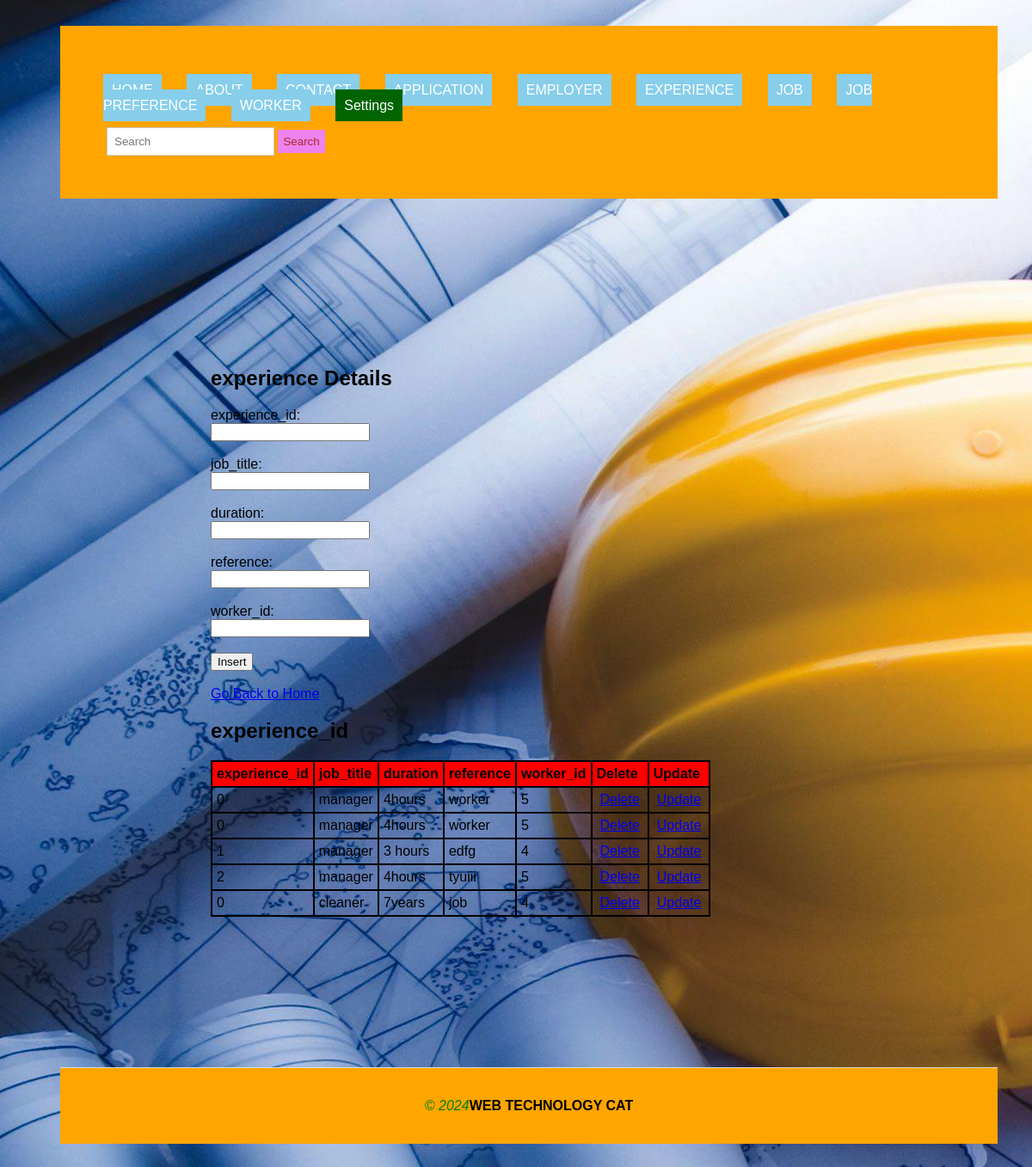
/ishimwe/experience.php, run on the app's committed database.
### tables this page shows
CREATE TABLE `experience` (
  `experience_id` int(250) DEFAULT NULL,
  `job_title` varchar(250) NOT NULL,
  `duration` varchar(250) DEFAULT NULL,
  `reference` varchar(100) DEFAULT NULL,
  `worker_id` varchar(250) DEFAULT NULL
);

### ishimwe/experience.php (the view, shortened to what this page needs)
<!DOCTYPE html>
<html lang="en">
<head>
  <link rel="stylesheet" type="text/css" href="style.css" title="style 1" media="screen, tv, projection, handheld, print"/>
</head>
<header>
<body style="background-image: url('./image/hp.jpg');">
<body style="background-image: url('.pic.jpeg');">
  <ul style="list-style-type: none; padding: 0;">
    <li style="display: inline; margin-right: 10px;"><a href="./home.html" style="padding: 10px; color: white; background-color: skyblue; text-decoration: none; margin-right: 15px;">HOME</a></li>
    <li style="display: inline; margin-right: 10px;"><a href="./about.html" style="padding: 10px; color: white; background-color: skyblue; text-decoration: none; margin-right: 15px;">ABOUT</a></li>
    <li style="display: inline; margin-right: 10px;"><a href="./contact.html" style="padding: 10px; color: white; background-color: skyblue; text-decoration: none; margin-right: 15px;">CONTACT</a></li>
    <li style="display: inline; margin-right: 10px;"><a href="./application.php" style="padding: 10px; color: white; background-color: skyblue; text-decoration: none; margin-right: 15px;">APPLICATION</a></li>
    <li style="display: inline; margin-right: 10px;"><a href="./employer.php" style="padding: 10px; color: white; background-color: skyblue; text-decoration: none; margin-right: 15px;">EMPLOYER</a></li>
    <li style="display: inline; margin-right: 10px;"><a href="./experience.php" style="padding: 10px; color: white; background-color: skyblue; text-decoration: none; margin-right: 15px;">EXPERIENCE</a></li>
    <li style="display: inline; margin-right: 10px;"><a href="./job.php" style="padding: 10px; color: white; background-color: skyblue; text-decoration: none; margin-right: 15px;">JOB</a></li>
    <li style="display: inline; margin-right: 10px;"><a href="./jobpreference.php" style="padding: 10px; color: white; background-color: skyblue; text-decoration: none; margin-right: 15px;">JOB PREFERENCE</a></li>
    <li style="display: inline; margin-right: 10px;"><a href="./worker.php" style="padding: 10px; color: white; background-color: skyblue; text-decoration: none; margin-right: 15px;">WORKER</a></li>
    <li class="dropdown" style="display: inline; margin-right: 10px;">
      <a href="#" style="padding: 10px; color: white; background-color: darkgreen; text-decoration: none; margin-right: 15px;">Settings</a>
    </li>
  </ul>
  <form class="d-flex" role="search" action="search.php">
    <input class="form-control me-2" type="search" placeholder="Search" aria-label="Search" name="query">
    <button class="btn btn-outline-success" type="submit">Search</button>
  </form>
</header>
<section>
<body>
    <h1>experience Details</h1>
    <form method="post" onsubmit="return confirmInsert();">
        <label for="experience_id">experience_id:</label><br>
        <input type="text" id="experience_id" name="experience_id"><br><br>
        <label for="job_title">job_title:</label><br>
        <input type="text" id="job_title" name="job_title"><br><br>
        <label for="duration">duration:</label><br>
        <input type="text" id="duration" name="duration"><br><br>
        <label for="reference">reference:</label><br>
        <input type="text" id="reference" name="reference"><br><br>
        <label for="worker_id">worker_id:</label><br>
        <input type="Number" id="worker_id" name="worker_id"><br><br>
        <input type="submit" name="insert" value="Insert"><br><br>
        <a href="./home.html">Go Back to Home</a>
       </form>
<?php
    $host = "localhost";
    $user = "murara";
    $pass = "222005870";
    $database = "workers_for_constructions";
    $connection = new mysqli($host, $user, $pass, $database);
?>
<h2>experience_id</h2>
<table>
    <tr>
        <th>experience_id</th>
        <th>job_title </th>
        <th>duration</th>
        <th>reference</th>
        <th>worker_id</th>
        <th>Delete</th>
        <th>Update</th>
    </tr>
    <?php
    $sql = "SELECT * FROM experience";
    $result = $connection->query($sql);
    if ($result->num_rows > 0) {
        while ($row = $result->fetch_assoc()) {
            echo "<tr>
                <td>" . $row["experience_id"] . "</td>
                <td>" . $row["job_title"] . "</td>
                <td>" . $row["duration"] . "</td>
                <td>" . $row["reference"] . "</td>
                <td>" . $row["worker_id"] . "</td>
                <td><a style='padding:4px' href='delete_experience.php?experience_id=" . $row["experience_id"] . "'>Delete</a></td>
                <td><a style='padding:4px' href='update_experience.php?experience_id=" . $row["experience_id"] . "'>Update</a></td>
            </tr>";
        }
    } else {
        echo "<tr><td colspan='8'>No data found</td></tr>";
    }
    ?>
</table>
   </body>
</section>
   <footer>
  <marquee><i style="color: green;">&copy; 2024</i><b>WEB TECHNOLOGY CAT</b></marquee>
  </footer>
</body>
</html>

### ishimwe/style.css (style rules this page uses)
body { font-family: Arial, sans-serif; margin: 0; padding: 0; }
.form-control { padding: 8px; margin-left: 4px; border: 1px solid #ccc; }
.btn { padding: 6px; background-color: violet; color: brown; border: none; }
.dropdown { position: relative; display: inline; margin-right: 10px; }
body { font-family: Arial,sans-serif; margin:0; padding:0; }
header { background-color:orange; padding: 20px; }
footer { text-align: center; padding: 15px; background-color:orange; }
.dropdown { position: right; display:right; direction:rtl; }
section { padding:28px; border-bottom: 1px solid #ddd; }

### ishimwe/experience.php (style rules this page uses)
table { width: 50%; border-collapse: collapse; }
th, td { border: 2px solid black; padding: 5px; text-align: left; }
th { background-color: red; }
body { background-color: lightskyblue; margin: 30px 40px 50px 70px; }
.dropdown { position: relative; display: inline; margin-right: 10px; }
header { background-color:orange; padding: 50px; }
section { padding:175px; border-bottom: 1px solid #ddd; }
footer { text-align: center; padding: 35px; background-color:orange; }

### data on the page
experience: experience "0", job_title "manager", duration "4hours", reference "worker", worker "5"
experience: experience "0", job_title "manager", duration "4hours", reference "worker", worker "5"
experience: experience "1", job_title "manager", duration "3 hours", reference "edfg", worker "4"
experience: experience "2", job_title "manager", duration "4hours", reference "tyuiii", worker "5"
experience: experience "0", job_title "cleaner", duration "7years", reference "job", worker "4"
